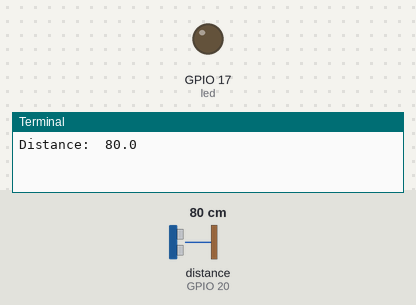
The program below on a simulated Raspberry Pi (BCM pin numbers). Parts: output pins drawn as LEDs (lit = HIGH), the last lines printed to the terminal. The inputs (shaded band) are chosen by the test bench; at power-on: distance to the obstacle (sensor on GPIO 20) 80 cm. The echo pulse lasts 58.3 µs per cm.

Above: at 1.2 s.
1.3 s: distance to the obstacle (sensor on GPIO 20) set to 33 cm
4.3 s: distance to the obstacle (sensor on GPIO 20) set to 28 cm
5.8 s: distance to the obstacle (sensor on GPIO 20) set to 2 cm
At 7.9 s:
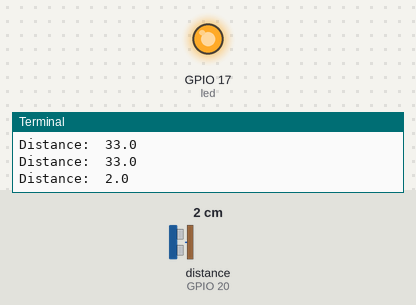
8.8 s: distance to the obstacle (sensor on GPIO 20) set to 18 cm
At 11.7 s:
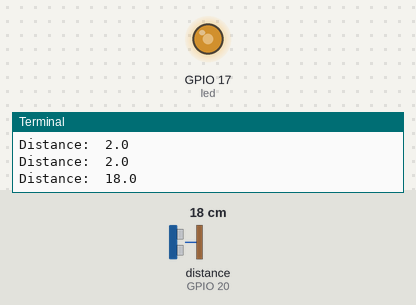
11.8 s: distance to the obstacle (sensor on GPIO 20) set to 4 cm
At 14.5 s:
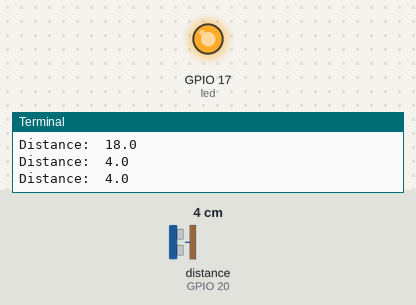
14.8 s: distance to the obstacle (sensor on GPIO 20) set to 13 cm
At 17.9 s:
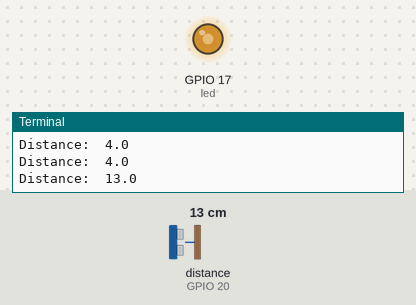
Timing chart, 0 to 18.8 s (numbered marks = the images above; inputs shaded):
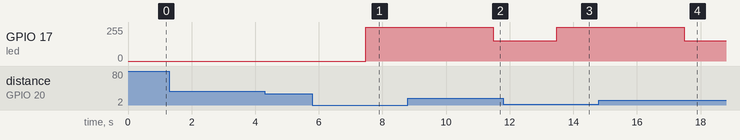

The program:

motionsensorpwm.py
```python
from gpiozero import DistanceSensor
from time import sleep
from gpiozero import PWMLED

led = PWMLED(17)

sensor = DistanceSensor(echo = 20, trigger = 21)
while True:
    dist = sensor.distance * 100
    print('Distance: ', dist)
    sleep(1)
    if dist < 30.0 and dist > 20.0:
        led.value  = 0.3
        sleep(1.0)
    elif dist < 20.0 and dist > 10.0:
        led.value = 0.6
        sleep(1.0)
    elif dist < 10.0:
        led.value = 1
        sleep(1.0)
    else:
        led.value = 0
        sleep(1.0)
```

Measured:
- after the input at 5.8 s, GPIO 17 (led): 0/255 → 255/255 after 1.7 s
- after the input at 8.8 s, GPIO 17 (led): 255/255 → 153/255 after 2.7 s
- after the input at 11.8 s, GPIO 17 (led): 153/255 → 255/255 after 1.7 s
- after the input at 14.8 s, GPIO 17 (led): 255/255 → 153/255 after 2.7 s
